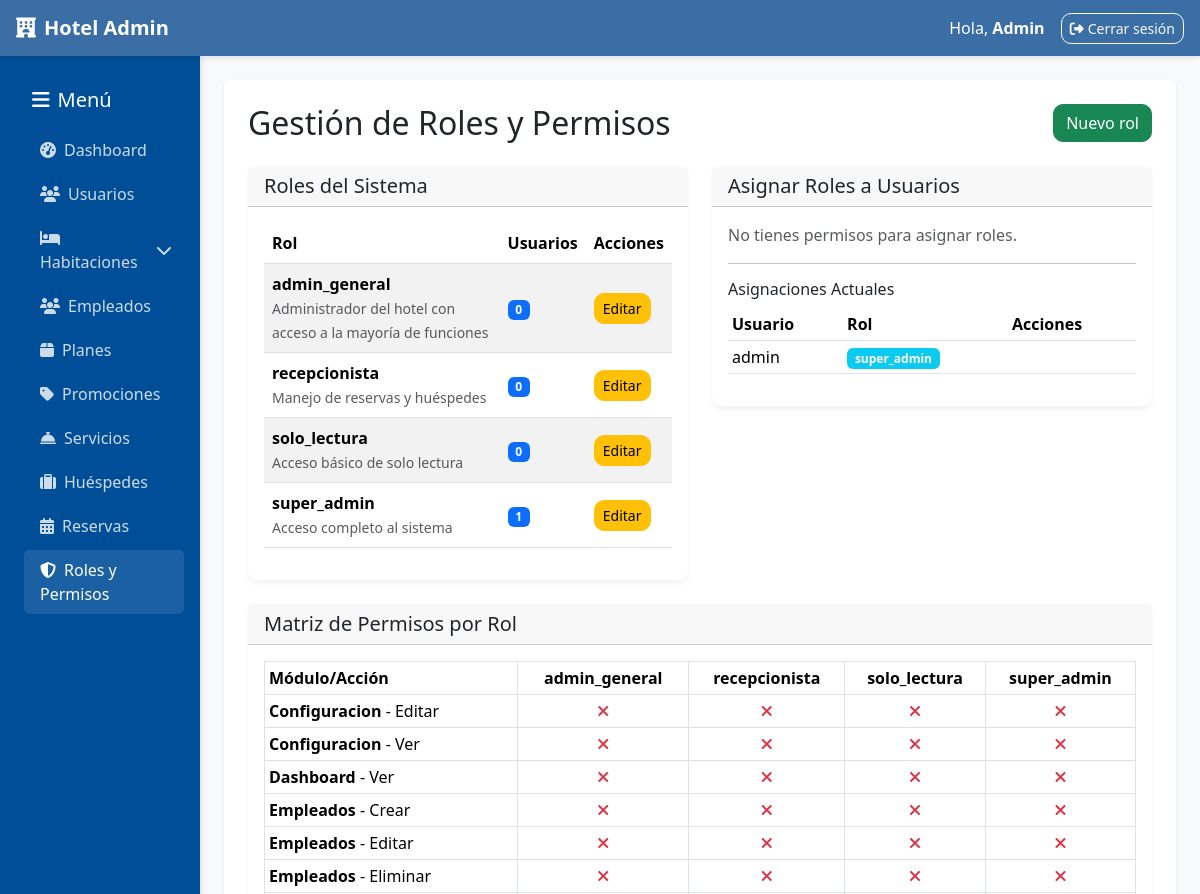
Before: /administracion/roles/ (signed in, upper part) with the older database file.
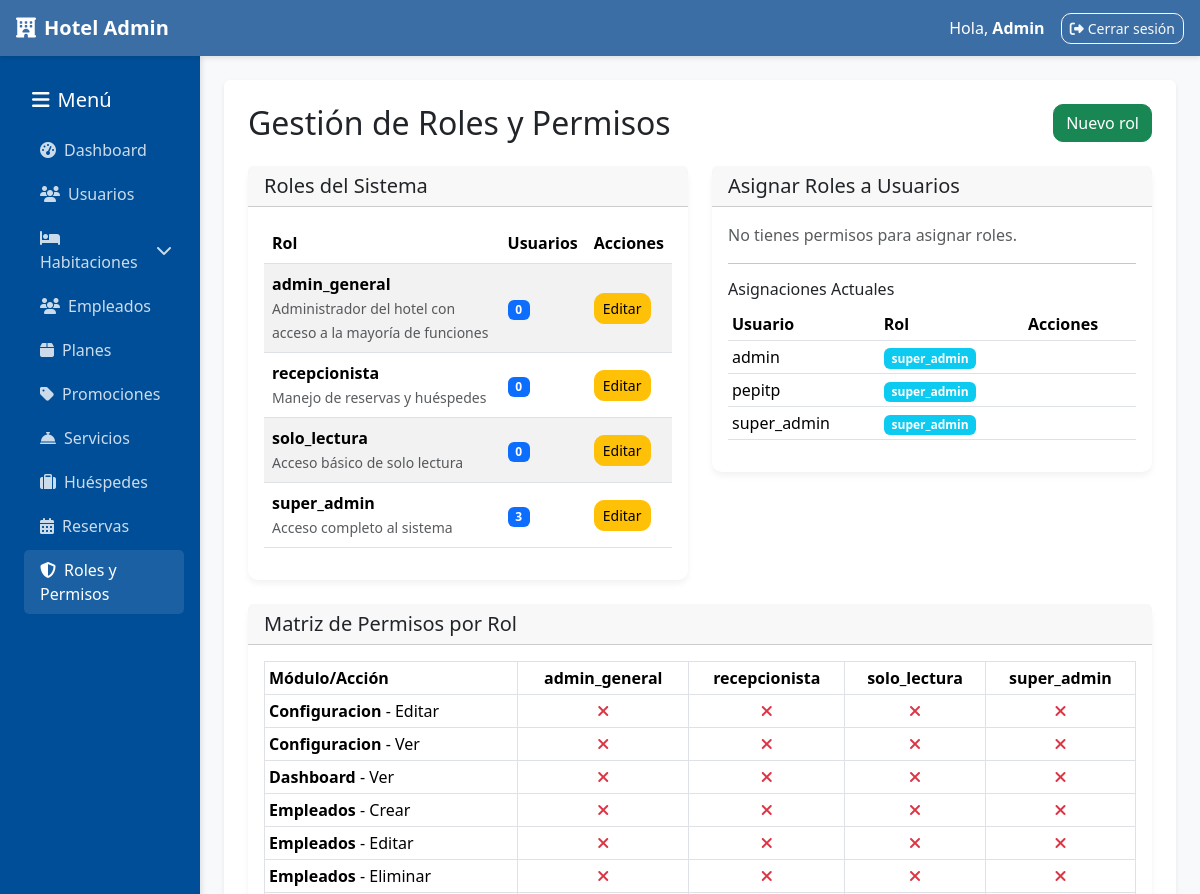
After: the same page with the newer database file.
### administracion/models.py (models this page shows, shortened)
class Rol(models.Model):
    ROLES_CHOICES = [
        ('super_admin', 'Super Administrador'),
        ('admin_general', 'Administrador General'),
        ('admin_habitaciones', 'Administrador de Habitaciones'),
        ('admin_empleados', 'Administrador de Empleados'),
        ('admin_servicios', 'Administrador de Servicios'),
        ('admin_huespedes', 'Administrador de Huéspedes'),
        ('admin_reservas', 'Administrador de Reservas'),
        ('recepcionista', 'Recepcionista'),
        ('solo_lectura', 'Solo Lectura'),
    ]
    nombre = models.CharField(max_length=50, choices=ROLES_CHOICES, unique=True)
    descripcion = models.TextField(blank=True)
    activo = models.BooleanField(default=True)
    class Meta:
        ordering = ['nombre']
        verbose_name = 'Rol'
        verbose_name_plural = 'Roles'

class UsuarioRol(models.Model):
    usuario = models.ForeignKey(User, on_delete=models.CASCADE, related_name='roles_admin')
    rol = models.ForeignKey(Rol, on_delete=models.CASCADE, related_name='usuarios')
    fecha_asignacion = models.DateTimeField(auto_now_add=True)
    activo = models.BooleanField(default=True)
    asignado_por = models.ForeignKey(User, on_delete=models.SET_NULL, null=True, blank=True, related_name='roles_asignados')
    class Meta:
        unique_together = ['usuario', 'rol']
        ordering = ['-fecha_asignacion']
        verbose_name = 'Usuario-Rol'
        verbose_name_plural = 'Usuarios-Roles'

class Permiso(models.Model):
    MODULOS_CHOICES = [
        ('empleados', 'Empleados'),
        ('habitaciones', 'Habitaciones'),
        ('planes', 'Planes'),
        ('promociones', 'Promociones'),
        ('servicios', 'Servicios'),
        ('huespedes', 'Huéspedes'),
        ('reservas', 'Reservas'),
        ('usuarios', 'Usuarios'),
        ('dashboard', 'Dashboard'),
    ]
    ACCIONES_CHOICES = [
        ('ver', 'Ver'),
        ('crear', 'Crear'),
        ('editar', 'Editar'),
        ('eliminar', 'Eliminar'),
        ('exportar', 'Exportar'),
        ('aprobar', 'Aprobar'),
    ]
    modulo = models.CharField(max_length=50, choices=MODULOS_CHOICES)
    accion = models.CharField(max_length=50, choices=ACCIONES_CHOICES)
    descripcion = models.TextField(blank=True)
    class Meta:
        unique_together = ['modulo', 'accion']
        ordering = ['modulo', 'accion']
        verbose_name = 'Permiso'
        verbose_name_plural = 'Permisos'

### administracion/views.py (the view)
# urls.py: path('roles/', views.roles_list, name='roles_list'),
@requiere_staff_y_permiso('roles', 'ver')
def roles_list(request):
    from django.contrib.auth.models import User
    from django.db.models import Count
    roles = Rol.objects.annotate(
        usuarios_count=Count('usuarios')
    ).order_by('nombre')
    usuarios = User.objects.filter(is_active=True).order_by('username')
    asignaciones = UsuarioRol.objects.select_related('usuario', 'rol').order_by('usuario__username')
    permisos_matriz = {}
    permisos_todos = Permiso.objects.all().order_by('modulo', 'accion')
    for permiso in permisos_todos:
        if permiso.modulo not in permisos_matriz:
            permisos_matriz[permiso.modulo] = []
        if permiso.accion not in permisos_matriz[permiso.modulo]:
            permisos_matriz[permiso.modulo].append(permiso.accion)
    permisos_por_rol = {}
    for rol in roles:
        permisos_por_rol[rol.id] = {}
        rol_permisos = RolPermiso.objects.filter(rol=rol).select_related('permiso')
        for rp in rol_permisos:
            modulo = rp.permiso.modulo
            accion = rp.permiso.accion
            if modulo not in permisos_por_rol[rol.id]:
                permisos_por_rol[rol.id][modulo] = []
            permisos_por_rol[rol.id][modulo].append(accion)
    context = {
        'roles': roles,
        'usuarios': usuarios,
        'asignaciones': asignaciones,
        'permisos_matriz': permisos_matriz,
        'permisos_por_rol': permisos_por_rol,
    }
    return render(request, 'administracion/roles_list.html', context)

### administracion/permissions.py (called while the page is built, shortened)
def usuario_tiene_permiso(usuario, modulo, accion):
    if not usuario.is_authenticated:
        return False
    if usuario.is_superuser:
        return True

def obtener_roles_usuario(usuario):
    if not usuario.is_authenticated:
        return []
    return UsuarioRol.objects.filter(
        usuario=usuario,
        activo=True,
        rol__activo=True
    ).select_related('rol')

def es_super_admin(usuario):
    if not usuario.is_authenticated:
        return False
    if usuario.is_superuser:
        return True

def obtener_permisos_usuario(usuario):
    if not usuario.is_authenticated:
        return {}
    if usuario.is_superuser:
        from .models import Permiso
        permisos = Permiso.objects.all()
        permisos_dict = {}
        for permiso in permisos:
            if permiso.modulo not in permisos_dict:
                permisos_dict[permiso.modulo] = []
            permisos_dict[permiso.modulo].append(permiso.accion)
        return permisos_dict

### administracion/templates/administracion/roles_list.html (shortened to what the changed rows need)
{% extends "administracion/base_admin.html" %}
{% block content %}
<div class="d-flex justify-content-between align-items-center mb-4">
  <h2 class="mb-0">Gestión de Roles y Permisos</h2>
</div>
<div class="row">
  <div class="col-md-6">
    <div class="card">
      <div class="card-body">
        <table class="table table-striped">
          <thead>
            <tr>
              <th>Rol</th>
              <th>Usuarios</th>
              <th>Acciones</th>
            </tr>
          </thead>
          <tbody>
            {% for rol in roles %}
            <tr>
              <td>
                <strong>{{ rol.nombre }}</strong>
                {% if rol.descripcion %}
                <br><small class="text-muted">{{ rol.descripcion }}</small>
                {% endif %}
              </td>
              <td>
                <span class="badge bg-primary">{{ rol.usuarios_count }}</span>
              </td>
              <td>
                {% if permisos.roles.editar %}
                <a href="{% url 'administracion:roles_edit' rol.id %}" class="btn btn-sm btn-warning">Editar</a>
                {% endif %}
              </td>
            </tr>
            {% empty %}
            <tr><td colspan="3" class="text-center text-muted">No hay roles registrados.</td></tr>
            {% endfor %}
          </tbody>
        </table>
      </div>
    </div>
  </div>
  <div class="col-md-6">
    <div class="card">
      <div class="card-body">
        <div class="table-responsive">
          <table class="table table-sm">
            <thead>
              <tr>
                <th>Usuario</th>
                <th>Rol</th>
                <th>Acciones</th>
              </tr>
            </thead>
            <tbody>
              {% for asignacion in asignaciones %}
              <tr>
                <td>{{ asignacion.usuario.username }}</td>
                <td>
                  <span class="badge bg-info">{{ asignacion.rol.nombre }}</span>
                </td>
                <td>
                </td>
              </tr>
              {% empty %}
              <tr><td colspan="3" class="text-center text-muted">No hay asignaciones.</td></tr>
              {% endfor %}
            </tbody>
          </table>
        </div>
      </div>
    </div>
  </div>
</div>
<div class="card mt-4">
  <div class="card-body">
    <div class="table-responsive">
      <table class="table table-bordered table-sm">
        <thead>
          <tr>
            <th>Módulo/Acción</th>
            {% for rol in roles %}
            <th class="text-center">{{ rol.nombre }}</th>
            {% endfor %}
          </tr>
        </thead>
        <tbody>
          {% for modulo, acciones in permisos_matriz.items %}
          {% for accion in acciones %}
          <tr>
            <td><strong>{{ modulo|title }}</strong> - {{ accion|title }}</td>
            {% for rol in roles %}
            <td class="text-center">
              {% if rol.id in permisos_por_rol and modulo in permisos_por_rol.rol.id and accion in permisos_por_rol.rol.id.modulo %}
              <i class="fas fa-check text-success"></i>
              {% else %}
              <i class="fas fa-times text-danger"></i>
              {% endif %}
            </td>
            {% endfor %}
          </tr>
          {% endfor %}
          {% endfor %}
        </tbody>
      </table>
    </div>
  </div>
</div>
{% endblock %}

Changed rows visible on the page:
computed for Rol "super_admin": usuarios_count "1" → "3"
added UsuarioRol: usuario.username "pepitp", rol.nombre "super_admin"
added UsuarioRol: usuario.username "super_admin", rol.nombre "super_admin"
